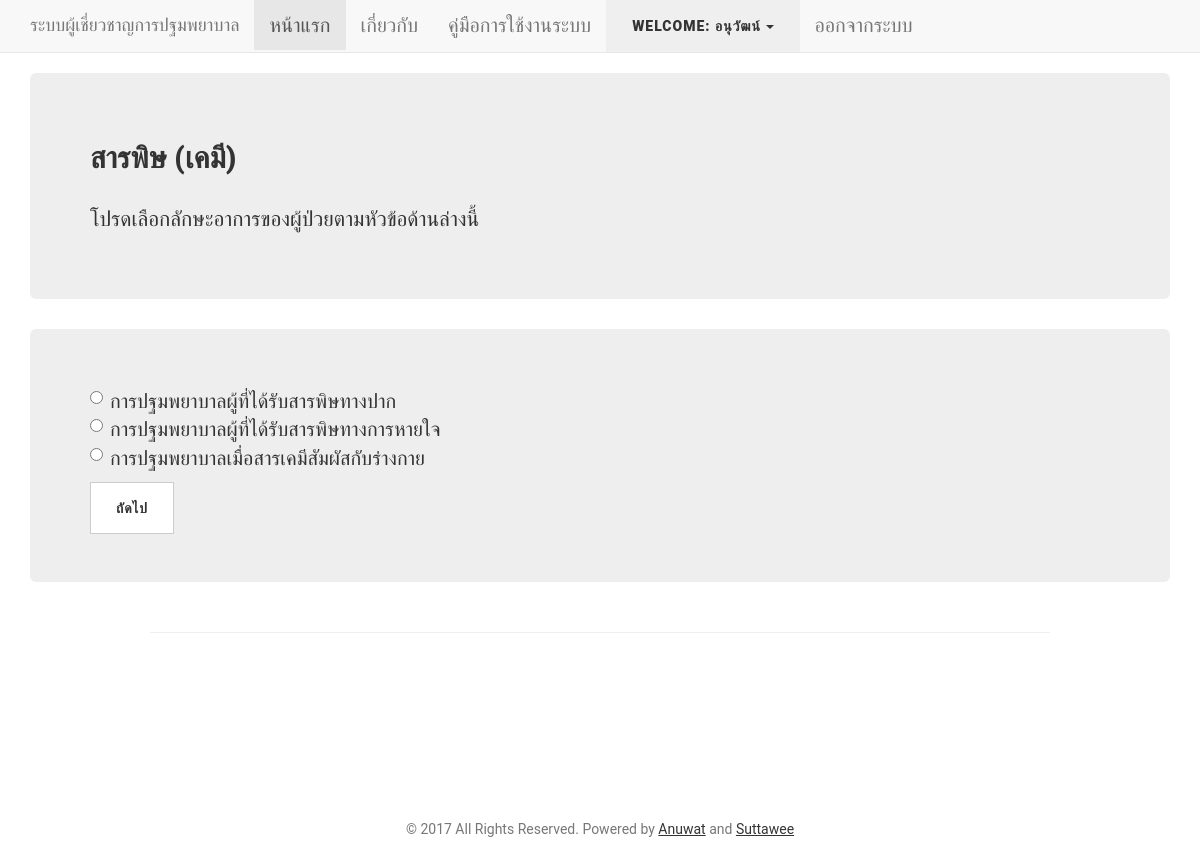
The page /sym_toxin_chemis.php (signed in) on the database its author committed.
### tables this page shows
CREATE TABLE `sym_cases_level1` (
  `case_id` int(11) NOT NULL,
  `sym_level_flag` varchar(40) NOT NULL,
  `case_name` text NOT NULL,
  `case_info` text NOT NULL,
  `result_id` int(11) DEFAULT NULL,
  `case_sym_flag` varchar(40) NOT NULL,
  `sym_id` int(11) NOT NULL
);

### sym_toxin_chemis.php (the view, shortened to what this page needs)
<?php
    if(@$_SESSION['username'] == NULL){
        echo "<!DOCTYPE html>";
            echo "<html>";
            echo "<link rel=\"stylesheet\" href=\"css/bootstrap.min.css\">";
            echo "<body style=\"background-color:black\">";
            echo "<center>";
            echo "<div class=\"jumbotron\" style=\"background-color:black\">";
            echo "<a href=\"user_login.php\">";
            echo "<h1 class=\"btn btn-danger\" style=\"color:white\">#ERROR #GO TO LOGIN NOW</h1>";
            echo "</a>";
            echo "</div>";
            echo "</center>";
            echo "</body>";
            echo "</html>";
    }else{
?>
<?php
require 'connect_db.php';
?>
<!DOCTYPE html>
<html lang="en">
  <head>
    <link href="vendor/bootstrap/css/bootstrap.min.css" rel="stylesheet">
    <link href="css/clean-blog.min.css" rel="stylesheet">
  </head>
  <body>
    <nav class="navbar navbar-default navbar-static-top">
      <div class="container">
        <div class="navbar-header">
          <a class="navbar-brand" href="index.php"">ระบบผู้เชี่ยวชาญการปฐมพยาบาล</a>
        </div>
        <div id="navbar" class="navbar-collapse collapse">
          <ul class="nav navbar-nav">
            <li class="active"><a href="index.php">หน้าแรก</a></li>
            <li><a href="about.php">เกี่ยวกับ</a></li>
            <li><a href="docs/manual.pdf">คู่มือการใช้งานระบบ</a></li>
						<li><div class="dropdown">
  <button class="btn" type="button" data-toggle="dropdown"><?php echo "Welcome: ".$_SESSION['username']; ?>
  <span class="caret"></span></button>
</div></li>
            <li><a href="user_logout.php">ออกจากระบบ</a></li>
          </ul>
        </div>
      </div>
    </nav>
    <div class="container">
      <div class="jumbotron">
        <h2>สารพิษ (เคมี)</h2>
        <p>
        	โปรดเลือกลักษะอาการของผู้ป่วยตามหัวข้อด้านล่างนี้
        </p>
      </div>
</div>
 <div class="container">
        <?php
          $sql = "SELECT case_name,case_info FROM sym_cases_level1 where sym_id=2";
          $result = $connect_db->query($sql);
          if ($result->num_rows > 0) {
            ?>
<div class="jumbotron">
        <form action="sym_toxin_chemis_level2.php" method="GET">
        <div class="radio">
        <?php
          while($row = $result->fetch_assoc()) {
            echo '<label><input type="radio" name="case_name" value="'.$row["case_name"].'" required>' . $row["case_info"].'</label>' .'<br>';
          }
          } else {
            echo "0 results";
          }
        ?>
    </div>
    <button type="submit" class="btn btn-default">ถัดไป</button>
  </form>
      </div>
    </div>
    <hr width="75%">
     <br /><br /><br /><footer>
       <p class="copyright text-muted">&copy; 2017 All Rights Reserved. Powered by <a href="https://www.facebook.com/un4ckn0wl3z" target="_blank">Anuwat</a> and <a href="https://www.facebook.com/suttawee555?fref=ts" target="_blank">Suttawee</a></p><br /><br /><br /><br />
    </footer>
  </body>
</html>
<?php
}
?>

### rows shown on the page
sym_cases_level1: case_info "การปฐมพยาบาลผู้ที่ได้รับสารพิษทางปาก"
sym_cases_level1: case_info "การปฐมพยาบาลผู้ที่ได้รับสารพิษทางการหายใจ"
sym_cases_level1: case_info "การปฐมพยาบาลเมื่อสารเคมีสัมผัสกับร่างกาย"

### other values the page prints
$_SESSION['username'] "อนุวัฒน์"
